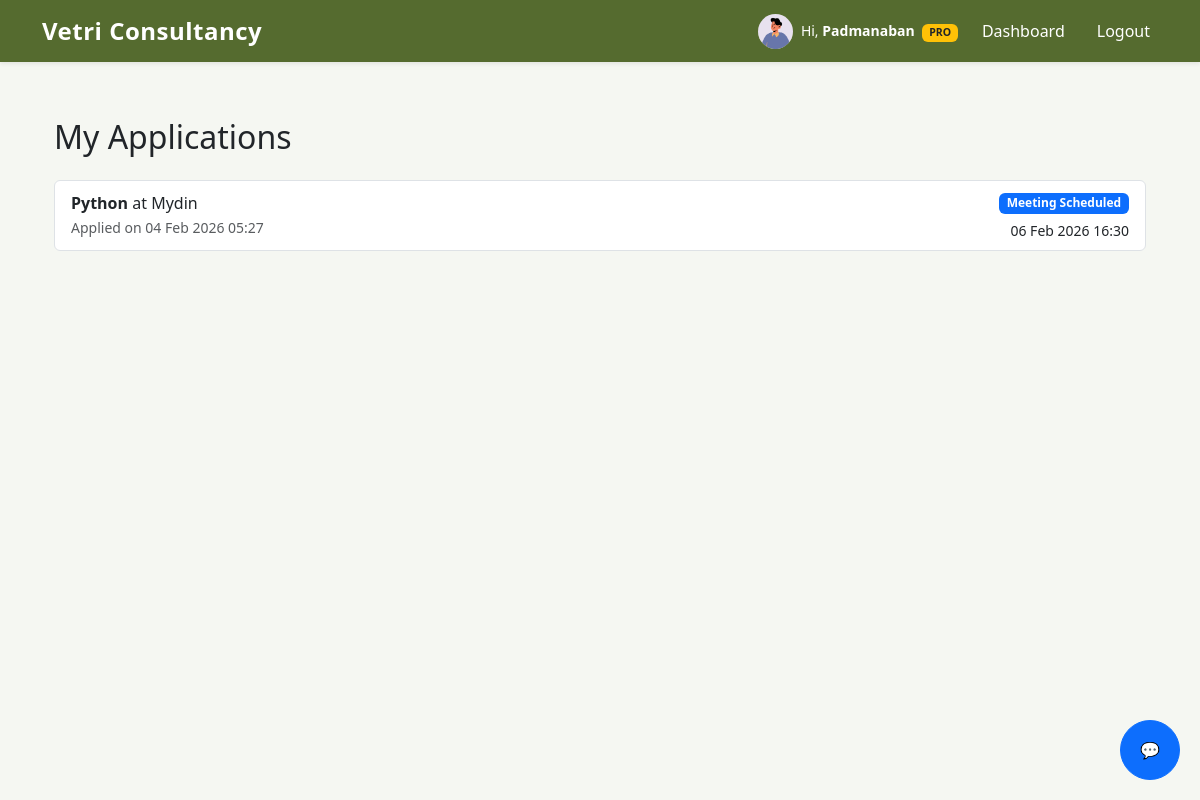
The page /jobs/my-applications/ (signed in) on the database its author committed.
### accounts/models.py (models this page shows, shortened)
class User(AbstractUser):
    ROLE_CHOICES = (
        ('CANDIDATE', 'Candidate'),
        ('CONSULTANT', 'Consultant'),
        ('ADMIN', 'Admin'),
    )
    username = None
    email = models.EmailField(unique=True)
    role = models.CharField(max_length=20, choices=ROLE_CHOICES, default='CANDIDATE')
    USERNAME_FIELD = 'email'
    REQUIRED_FIELDS = []
    objects = CustomUserManager()

### profiles/models.py (models this page shows, shortened)
class CandidateProfile(models.Model):
    user = models.OneToOneField(
        settings.AUTH_USER_MODEL,
        on_delete=models.CASCADE,
        related_name='profile'
    )
    first_name = models.CharField(max_length=50, blank=True)
    last_name = models.CharField(max_length=50, blank=True)
    phone = models.CharField(max_length=20, blank=True)
    location = models.CharField(max_length=100, blank=True)
    experience_years = models.DecimalField(
        max_digits=4, decimal_places=1, null=True, blank=True
    )
    skills = models.TextField(blank=True, help_text="Comma-separated skills")
    resume = models.FileField(
        upload_to=user_resume_path,
        validators=[
            FileExtensionValidator(allowed_extensions=['pdf', 'doc', 'docx']),
            validate_file_size_5mb
        ],
        null=True,
        blank=True
    )
    profile_image = models.ImageField(
        upload_to=user_profile_image_path,
        null=True,
        blank=True
    )
    bio = models.TextField(blank=True, null=True)
    linkedin = models.URLField(blank=True, null=True)
    github = models.URLField(blank=True, null=True)
    created_at = models.DateTimeField(default=timezone.now)
    updated_at = models.DateTimeField(auto_now=True)

### jobs/models.py (models this page shows, shortened)
class Application(models.Model):
    STATUS_CHOICES = (
        ('PENDING', 'Pending'),
        ('SHORTLISTED', 'Shortlisted'),
        ('REJECTED', 'Rejected'),
    )
    MEETING_STATUS_CHOICES = (
        ('NOT_SCHEDULED', 'Not Scheduled'),
        ('SCHEDULED', 'Scheduled'),
        ('POSTPONED', 'Postponed'),
        ('CANCELLED', 'Cancelled'),
        ('COMPLETED', 'Completed'),
    )
    user = models.ForeignKey(settings.AUTH_USER_MODEL, on_delete=models.CASCADE, related_name='applications')
    job = models.ForeignKey(Job, on_delete=models.CASCADE, related_name='applications')
    resume = models.FileField(upload_to='applications/resumes/')
    cover_letter = models.TextField(blank=True)
    applied_at = models.DateTimeField(auto_now_add=True)
    status = models.CharField(max_length=20, choices=STATUS_CHOICES, default='PENDING')
    meeting_status = models.CharField(max_length=20, choices=MEETING_STATUS_CHOICES, default='NOT_SCHEDULED')
    meeting_datetime = models.DateTimeField(null=True, blank=True)  # NEW
    class Meta:
        unique_together = ('user', 'job')

class Job(models.Model):
    JOB_TYPE_CHOICES = (
        ('FT', 'Full Time'),
        ('PT', 'Part Time'),
        ('RM', 'Remote'),
    )
    posted_by = models.ForeignKey(
        settings.AUTH_USER_MODEL,
        on_delete=models.CASCADE,
        related_name='posted_jobs'
    )
    title = models.CharField(max_length=200)
    company = models.CharField(max_length=150)
    location = models.CharField(max_length=150)
    experience = models.PositiveIntegerField(help_text="Experience in years")
    job_type = models.CharField(max_length=2, choices=JOB_TYPE_CHOICES)
    domain = models.CharField(max_length=150, help_text="Eg: Web Development, Data Science")
    skills = models.TextField(help_text="Comma separated skills")
    description = models.TextField()
    posted_on = models.DateTimeField(auto_now_add=True)
    is_active = models.BooleanField(default=True)

### jobs/views.py (the view)
# urls.py: path('my-applications/', candidate_applied_jobs_view, name='candidate_applied_jobs'),
@login_required
def candidate_applied_jobs_view(request):
    user = request.user
    applications = Application.objects.filter(user=user).order_by('-applied_at')
    return render(request, 'jobs/candidate_applied_jobs.html', {
        'applications': applications
    })

### subscriptions/models.py (called while the page is built)
    def is_pro(self):
        if self.plan != 'PRO':
            return False
        if self.end_date and self.end_date < timezone.now():
            return False
        return True

### jobs/templates/jobs/candidate_applied_jobs.html
{% extends "base.html" %}
{% block content %}
<div class="container mt-5">
    <h2 class="mb-4">My Applications</h2>
    {% if applications %}
        <div class="list-group">
            {% for app in applications %}
                <a href="{% url 'jobs:job_detail' app.job.id %}" class="list-group-item list-group-item-action d-flex justify-content-between align-items-center">
                    <div>
                        <strong>{{ app.job.title }}</strong> at {{ app.job.company }}
                        <br>
                        <small class="text-muted">Applied on {{ app.applied_at|date:"d M Y H:i" }}</small>
                    </div>
                    <div class="text-end">
                        {% if app.status == 'PENDING' %}
                            <span class="badge bg-warning mb-1">Pending</span>
                        {% elif app.status == 'SHORTLISTED' %}
                            {% if app.meeting_status == 'SCHEDULED' and app.meeting_datetime %}
                                <span class="badge bg-primary mb-1">Meeting Scheduled</span>
                                <br>
                                <small>{{ app.meeting_datetime|date:"d M Y H:i" }}</small>
                            {% else %}
                                <span class="badge bg-success mb-1">Shortlisted</span>
                            {% endif %}
                        {% elif app.status == 'REJECTED' %}
                            <span class="badge bg-danger mb-1">Rejected</span>
                        {% endif %}
                    </div>
                </a>
            {% endfor %}
        </div>
    {% else %}
        <p class="text-muted text-center mt-4">You have not applied to any jobs yet.</p>
    {% endif %}
</div>
{% endblock %}

### templates/base.html (shortened to what this page needs)
{% load static %}
<!DOCTYPE html>
<html lang="en">
<head>
    <link rel="stylesheet" href="https://cdn.jsdelivr.net/npm/bootstrap-icons@1.10.5/font/bootstrap-icons.css">
    <link href="https://cdn.jsdelivr.net/npm/bootstrap@5.3.3/dist/css/bootstrap.min.css" rel="stylesheet">
</head>
<body>
    {% if not hide_nav %}
    <nav class="navbar navbar-expand-lg fixed-top shadow-sm">
        <div class="container">
            <a class="navbar-brand logo"
                href="{% if user.is_authenticated %}{% url 'jobs:jobs_list' %}{% else %}{% url 'accounts:login' %}{% endif %}">
                Vetri Consultancy
            </a>
            <div class="collapse navbar-collapse" id="navbarNav">
                <ul class="navbar-nav ms-auto align-items-center gap-3">
                    {% if user.is_authenticated %}
<li class="nav-item d-flex align-items-center gap-2">
    {% if user.role == 'CANDIDATE' %}
        {% if user.profile.profile_image %}
            <img src="{{ user.profile.profile_image.url }}"
                 alt="Profile"
                 class="rounded-circle"
                 width="35"
                 height="35"
                 style="object-fit: cover;">
        {% endif %}
        <span class="text-white small">
            Hi,
            <strong>{{ user.profile.first_name|default:user.email }}</strong>
            {% if user.subscription.is_pro %}
                <span class="badge bg-warning text-dark ms-1">PRO</span>
            {% else %}
                <span class="badge bg-secondary ms-1">FREE</span>
            {% endif %}
        </span>
    {% elif user.role == 'CONSULTANT' %}
</li>
                    <li class="nav-item">
                        <a class="nav-link {% if request.resolver_match.url_name == 'dashboard' and request.resolver_match.app_name == 'accounts' %}active{% endif %}"
                            href="{% url 'accounts:dashboard' %}">
                            Dashboard
                        </a>
                    </li>
                    <li class="nav-item">
                        <form method="post" action="{% url 'accounts:logout' %}">
                            <button type="submit" class="logout-btn nav-link">Logout</button>
                        </form>
                    </li>
                    {% endif %}
                </ul>
            </div>
        </div>
    </nav>
    {% endif %}
    <div class="container">
        {% block content %}{% endblock %}
    </div>
<button id="chatbotBtn" class="btn btn-primary" style="position:fixed; bottom:20px; right:20px; border-radius:50%; width:60px; height:60px;">
    💬
</button>
</body>
</html>

### templates/base.html (style rules this page uses)
body { padding-top: 70px; background-color: #F5F7F2; }
.navbar { background-color: #556B2F !important; }
.navbar .nav-link, .navbar-brand { color: #ffffff !important; font-weight: 500; }
.logo { font-weight: bold; font-size: 1.5rem; letter-spacing: 0.5px; }
.logout-btn { color: #ffffff; background: none; border: none; padding: 0; }

### rows shown on the page
User: profile.profile_image (picture), profile.first_name "Padmanaban"
Application: job "Python", job.company "Mydin", applied_at "04 Feb 2026 05:27", meeting_datetime "06 Feb 2026 16:30"
